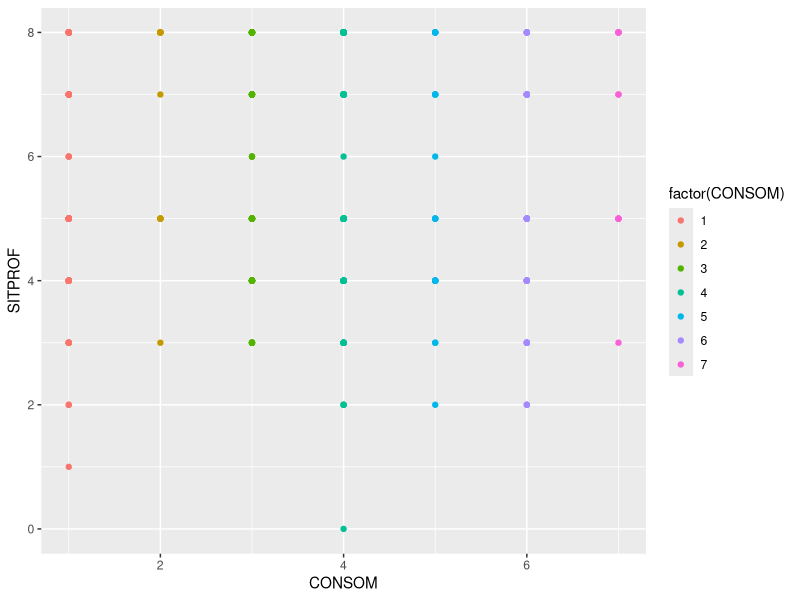
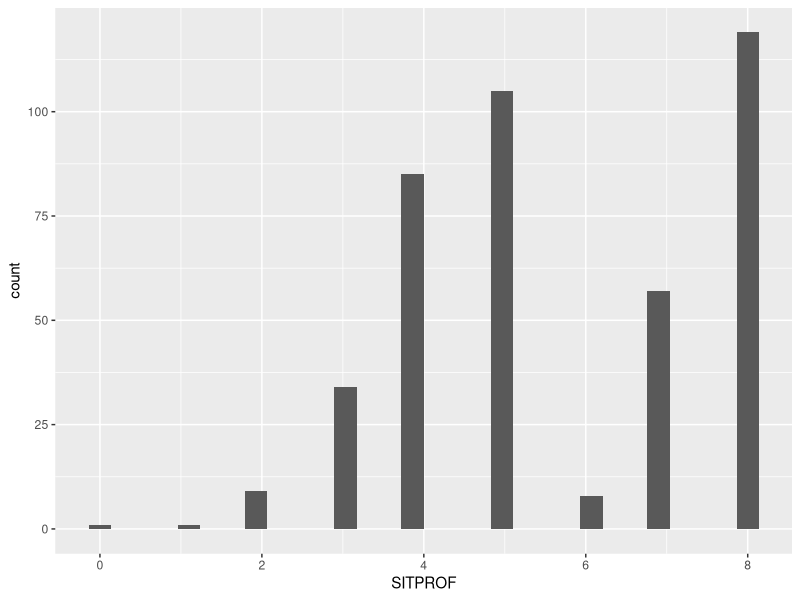
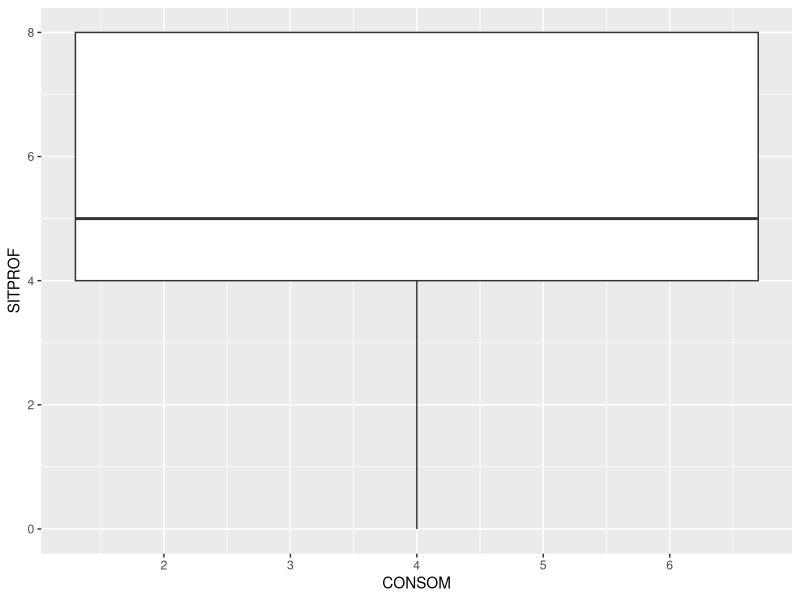

Recreate these plots in R, in order.
## ---- chunk 1
knitr::opts_chunk$set(echo = TRUE)
## ---- chunk 2
library(ggplot2)
dataset <- read.csv(file="data/pbio.csv", header=TRUE)
summary(dataset)
## ---- chunk 3
ggplot(dataset, aes(x=CONSOM, y=SITPROF, color=factor(CONSOM))) + geom_point()
## ---- chunk 4
ggplot(dataset, aes(x=SITPROF)) + geom_histogram()
## ---- chunk 5
ggplot(dataset, aes(x=CONSOM, y=SITPROF, color=CONSOM)) + geom_boxplot()
